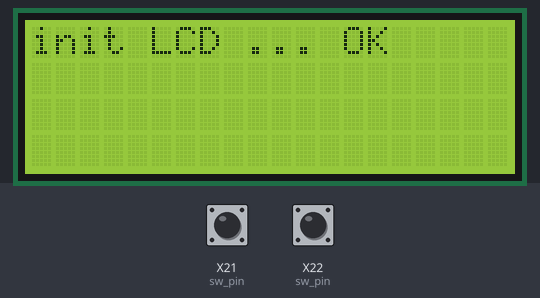
A program run on a simulated pyboard running MicroPython. Shown: 20×4 character LCD. The test bench sets the inputs (shaded band); at power-on: X21 (sw_pin) HIGH, X22 (sw_pin) HIGH. Files the program writes start out absent; library files of the repository ran but are not shown: switch.py, circuitpython_i2c_lcd.py, ads1x15.py; what the program prints to the serial console is not drawn. At 5.2 s the program stops and its outputs stay as they are.

Above: at 0.1 s.
At 0.6 s:
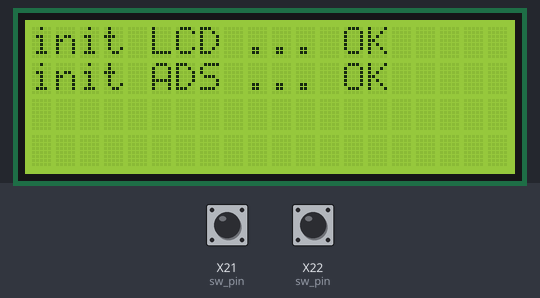
At 1.2 s:
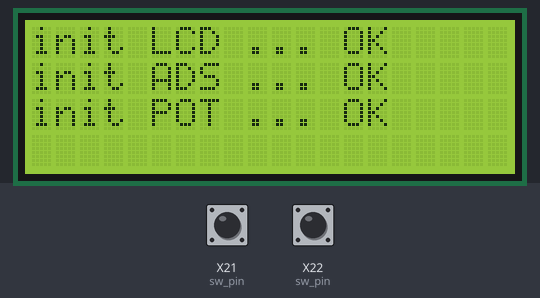
At 1.7 s:
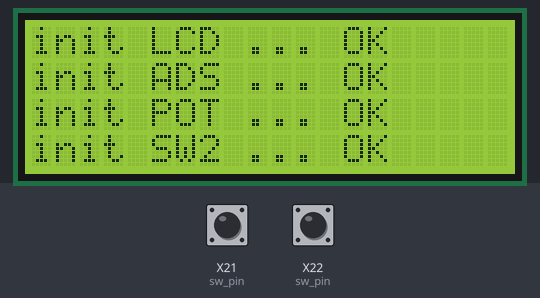
At 2.2 s:
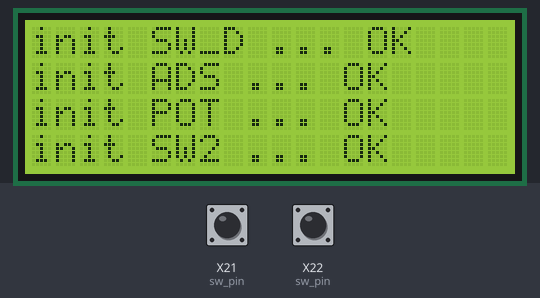
At 2.7 s:
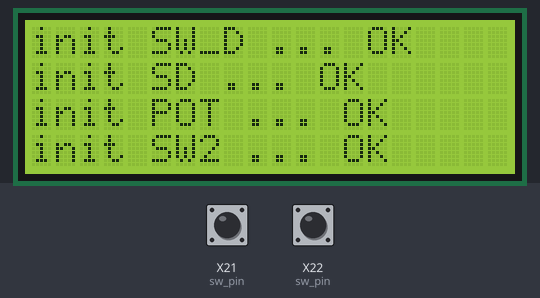

Measured:
- what the display in image 0 shows lasts 0.5 s, from 0.1 s to 0.6 s

The program:

hardware_init.py
```python
from time import sleep

from machine import Pin, I2C, ADC, SPI
from primitives.switch import Switch

from circuitpython_i2c_lcd import I2cLcd
from ads1x15 import ADS1115
from sdcard import SDCard


import config as CNFG
from config import MESSAGES as MSG


def setup_i2c():
    return I2C(1, sda=Pin(CNFG.I2C_SDA), scl=Pin(CNFG.I2C_SCK), freq=CNFG.I2C_FREQ)


def setup_lcd(i2c):
    lcd = I2cLcd(i2c, CNFG.LCD_ADDR, 4, 20)
    lcd.clear()
    return lcd


def setup_ads(i2c):
    return ADS1115(i2c, CNFG.ADS_ADDR, CNFG.ADS_GAIN)


def setup_pot():
    pot = ADC(Pin(CNFG.PIN_POT))
    pot.atten(ADC.ATTN_11DB)
    return pot


def setup_sw2():
    sw_pin = Pin(CNFG.PIN_SW2, Pin.IN)
    return Switch(sw_pin)


def setup_sw_debug():
    sw_pin = Pin(CNFG.PIN_DEBUG, Pin.IN)
    return Switch(sw_pin)


def setup_sd():
    # interface - , baudrate=80000000, miso=Pin(19), mosi=Pin(23), sck=Pin(18))
    spisd = SPI(CNFG.SD_SPI_BUS)
    spisd.init()
    sd = SDCard(spisd, Pin(CNFG.SD_CS))

    return sd


def print_status_on_lcd(lcd, msg):
    lcd.putstr(f"{msg}\n")
    msg = msg.replace(" ...", "\t...")


def hw_init():
    devices = {}
    master_fail_flag = False
    try:
        i2c = setup_i2c()
        print(f"I2C OK - visible devices: {i2c.scan()}")
    except BaseException as err:
        print("I2C setup failed")
        master_fail_flag = True

    peripheries = [
        ("lcd", setup_lcd, "LCD"),
        ("ads", setup_ads, "ADS"),
        ("pot", setup_pot, "POT"),
        ("sw2", setup_sw2, "SW2"),
        ("sw_d", setup_sw_debug, "SW_D"),
        ("sd", setup_sd, "SD"),
    ]

    for p in peripheries:
        # p[0] = id
        # p[1] = assoc setup function
        # p[2] = user friendly name
        fail = False
        e_init = ""
        try:
            if p[0] == "lcd" or p[0] == "ads":
                # lcd and ads functions needs the I2C bus object
                devices[p[0]] = p[1](i2c)
            else:
                # SD, POT, SW2 - func requires no arg
                devices[p[0]] = p[1]()
        except BaseException as err:
            e_init = err
            fail = True
            if p[0] != "sd":
                master_fail_flag = True
            else:
                # if the SD is the only one which failed, continue
                # we can boot up without SD
                devices[p[0]] = None

        if fail:
            msg = MSG["init"](p[2], "FAIL")
            print(f"{p[2]} failed on INIT. Exception details: {e_init}")
        else:
            msg = MSG["init"](p[2], "OK")
            print(msg)
        if "lcd" in devices:
            print_status_on_lcd(devices["lcd"], f"{msg: <20s}")

        sleep(0.5)

    sleep(2)

    if master_fail_flag:
        return None

    return devices


if __name__ == "__main__":
    hw_init()
```

config.py
```python
from array import array

# amount of channels ... not really needed to be changed, but kept in CONST to have every magic number in one place
CHNLS = 4

# SPI pins - SD
# bus 2 = SCK 18, CS 5, MISO 19, MOSI 23
SD_SPI_BUS = 2
SD_CS = 5
SD_MNT = "/sda"
SD_FILE_PREFIX = r"measure_"
SD_FILE_HEADER = ["Time", "#", "CH 1", "CH 2", "CH 3", "CH 4"]

CSV_SPLIT = ";"  # used to split SD saved values
CLI_SPLIT = "\t"  # used to split values printed on the screen

T_ADS_MEAS = 0.5  # how often is the ADC sampled
T_LCD_REFRESH = 1  # updating LCD values
T_CLI_PRINT_SETUP = 2  # used for setting up the correction
T_CLI_PRINT_MEAS = 20  # slower, console log flood prevention
T_SD_WRITE = 120  # how often perform SD write

# potentiometer and SW2 pins
PIN_SW2 = 34
PIN_DEBUG = 35

PIN_POT = 33
V_CORR = 2  # voltage correction setting
V_CORR_STEP = 0.05 * 100  # don't change the * 100, 2 digits float workaround

# i2c bus pins - ADC, LCD
I2C_SDA = 21
I2C_SCK = 22
I2C_FREQ = 400000

LCD_ADDR = 0x27  # 39

ADS_ADDR = 0x48  # 72
ADS_GAIN = 0
ADS_BUFFERSIZE = const(512)
ADS_KEPT_VALUES = 5  # how many past measurements are we keeping

ADS_ARRAY = array("h", (0 for _ in range(ADS_BUFFERSIZE)))
ADS_OFFSET = 0.0018  # balanced through calib spreadsheet
ADS_MAGIC = 0  # if additional non deterministic magic is required
ADS_CORRECTIONS = [
    lambda raw: -(1.2028 * (10 ** -14) * raw ** 3)
    + (6.6834 * (10 ** -10) * raw ** 2)
    + (2.2315 * (10 ** -3) * raw)
    + 1.4131 * (10 ** -1)
    + ADS_OFFSET,
    lambda raw: -(1.587 * (10 ** -14) * raw ** 3)
    + (1.0182 * (10 ** -9) * raw ** 2)
    + (2.2270 * (10 ** -3) * raw)
    + 1.893 * (10 ** -1)
    + ADS_OFFSET,
    lambda raw: -(3.9360 * (10 ** -15) * raw ** 3)
    + (3.0906 * (10 ** -10) * raw ** 2)
    + (2.2384 * (10 ** -3) * raw)
    + 1.2621 * (10 ** -1)
    + ADS_OFFSET,
    lambda raw: -(5.5219 * (10 ** -15) * raw ** 3)
    + (4.1715 * (10 ** -10) * raw ** 2)
    + (2.2351 * (10 ** -3) * raw)
    + 1.3192 * (10 ** -1)
    + ADS_OFFSET,
]

TMAX = 99  # max value used to filter values during subtraction
TOLER = 1  # offset which says which voltages are still the same


MESSAGES = {
    "init": (lambda dev, status: f"init {dev} ... {status}"),
}
```
